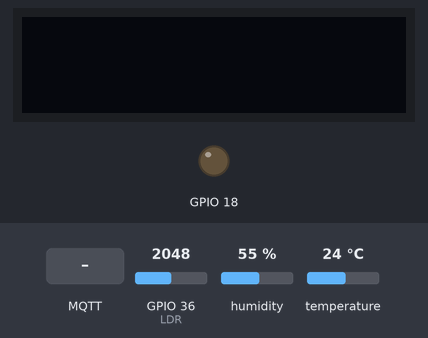
Bench run of a sketch on a simulated ESP32. On the bench: 128×32 one-colour display, output pins drawn as LEDs (lit = HIGH). The test bench sets the inputs (shaded band); at power-on: GPIO 36 (LDR) = 2048, humidity 55 %, temperature 24 °C. WiFi joins after 1.5 s; servers stay silent unless stated; random numbers use the default seed unless the sketch sets one; no MQTT or app messages arrive unless stated; what the sketch prints to the serial monitor is not drawn.

Above: at 2.7 s.
2.8 s: MQTT message "1" arrives on the first subscribed topic
At 3.6 s:
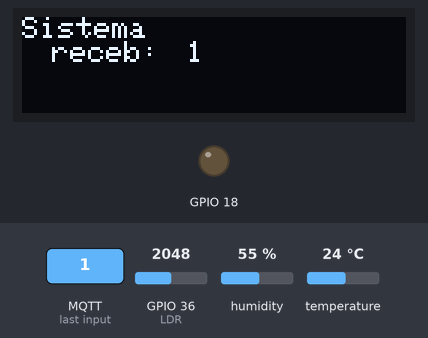
5.8 s: MQTT message "on" arrives on the first subscribed topic
At 7.0 s:
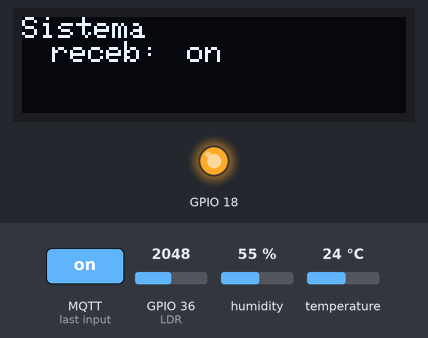
7.3 s: MQTT message "off" arrives on the first subscribed topic
At 8.0 s:
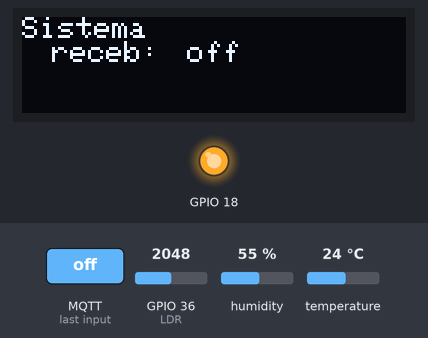
8.8 s: MQTT message "0" arrives on the first subscribed topic
At 9.6 s:
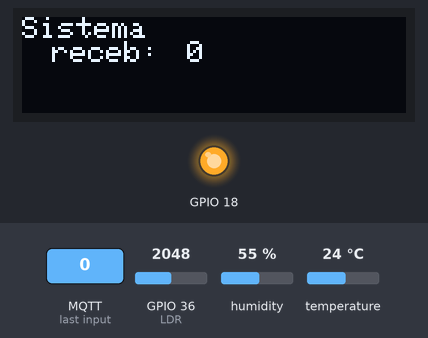
11.8 s: MQTT message "2" arrives on the first subscribed topic
At 12.8 s:
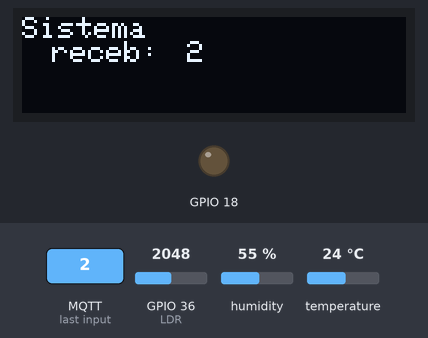
13.3 s: MQTT message "off" arrives on the first subscribed topic
At 13.7 s:
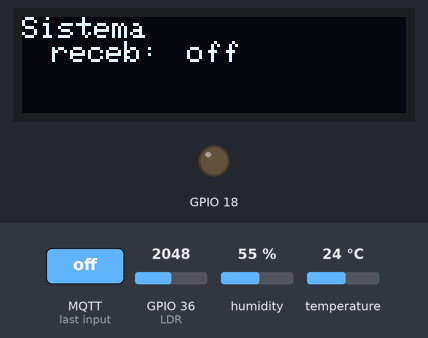
Timing chart, 0 to 15.8 s (numbered marks = the images above; inputs shaded):
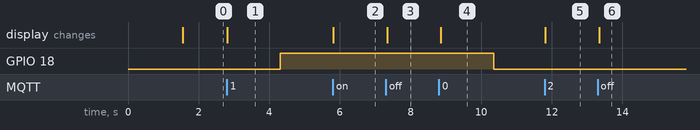

The sketch:

wifi.ino
```cpp
#include <WiFi.h>
#include <PubSubClient.h>
#include "DHTesp.h"
#include "Wire.h" 				// Biblioteca para enviar e receber dados TWI/I2C
#include "Adafruit_GFX.h" 			// Biblioteca para processamento gráfica
#include "Adafruit_SSD1306.h" 		// Biblioteca do controlador SSD1306 (128x64 e 128x32)
Adafruit_SSD1306 display = Adafruit_SSD1306(); 	// Cria objeto Adafruit_SSD1306
#define LDR 36
const int DHT_PIN = 15;

DHTesp dhtSensor;

const char* ssid = "Omar";
const char* password = "12345678";
const char* mqtt_server = "192.168.100.51";
//const char* mqtt_server = "10.0.0.102";
//const char* mqtt_server = "broker.hivemq.com";
WiFiClient espClient;
PubSubClient client(espClient);
unsigned long lastMsg = 0;
#define MSG_BUFFER_SIZE  (50)
float temp = 0;
float hum = 0;
int value = 0;

void setup_wifi() {

  delay(10);
  // We start by connecting to a WiFi network
  Serial.println();
  Serial.print("Connecting to ");
  Serial.println(ssid);

  WiFi.mode(WIFI_STA);
  WiFi.begin(ssid, password);

  while (WiFi.status() != WL_CONNECTED) {
    delay(500);
    Serial.print(".");
  }

  randomSeed(micros());

  Serial.println("");
  Serial.println("WiFi connected");
  Serial.println("IP address: ");
  Serial.println(WiFi.localIP());
}

void callback(char* topic, byte* payload, unsigned int length) {
  Serial.print("Message arrived [");
  Serial.print(topic);
  Serial.print("] ");
  for (int i = 0; i < length; i++) {
    Serial.print((char)payload[i]);
  }
  Serial.println();

  // Converte o payload para uma string
  char message[length + 1];
  memcpy(message, payload, length);
  message[length] = '\0'; // Adiciona o terminador nulo

  // Visualiza na LCD
  display.setCursor(0, 0); 						// Posição do cursor na tela
  display.clearDisplay();						// Limpa display
  display.print("Sistema"); 						// Escreve texto no display
  display.setCursor(10, 8); 						// Posição do cursor na tela
  display.print("receb:"); 						// Escreve texto no display
  display.setCursor(55, 8); 						// Posição do cursor na tela
  display.print(message); 						// Escreve texto no display
  display.display(); 							// Mostra texto no display
  delay(1500); 									// Aguarda intervalo de 1,5 segundos

  // Switch on the LED if an 1 was received as first character
  if (message[0] == '1') {
    digitalWrite(18, HIGH);   // Turn the LED on (Note that LOW is the voltage level
    // but actually the LED is on; this is because
    // it is active low on the ESP-01)
  } else if (message[0] == '0') {
    digitalWrite(18, LOW);  // Turn the LED off by making the voltage HIGH
  }
}


void reconnect() {
  // Loop until we're reconnected
  while (!client.connected()) {
    Serial.print("Attempting MQTT connection...");
    // Create a random client ID
    String clientId = "ESP8266Client-";
    clientId += String(random(0xffff), HEX);
    // Attempt to connect
    if (client.connect(clientId.c_str())) {
      Serial.println("Connected");
      // Once connected, publish an announcement...
      client.publish("omar123/mqtt", "iotfrontier");
      // ... and resubscribe
      client.subscribe("omar123/mqtt");
    } else {
      Serial.print("failed, rc=");
      Serial.print(client.state());
      Serial.println(" try again in 5 seconds");
      // Wait 5 seconds before retrying
      delay(5000);
    }
  }
}

void setup() {
  pinMode(18, OUTPUT);     // Initialize the BUILTIN_LED pin as an output
  Serial.begin(115200);
  setup_wifi();
  client.setServer(mqtt_server, 1883);
  client.setCallback(callback);
  dhtSensor.setup(DHT_PIN, DHTesp::DHT11);
  pinMode(LDR,INPUT);
  analogRead(2);
   Wire.begin(); 								// Inicializa biblioteca sensor I2c
  display.begin(SSD1306_SWITCHCAPVCC, 0x3C); 	// Inicializa dysplay com endereço I2C 0x3C
  display.setTextColor(WHITE); 					// Define cor do texto
  display.setTextSize(1); 						// Define tamanho da fonte do texto
  display.clearDisplay(); 						// Limpa as informações do display
}

void loop() {
 float valorLdr;
 valorLdr=analogRead(LDR);
  if (!client.connected()) {
    reconnect();
  }
  client.loop();

  unsigned long now = millis();
  if (now - lastMsg > 2000) {
    lastMsg = now;
    TempAndHumidity  data = dhtSensor.getTempAndHumidity();

    String temp = String(data.temperature, 2);
    Serial.print("Temperature: ");
    Serial.println(temp);
    client.publish("omar123/temperature", temp.c_str());

    String hum = String(data.humidity, 1);
    Serial.print("Humidity: ");
    Serial.println(hum);
    client.publish("omar123/humidity", hum.c_str());
    //publicando valor de ldr
    String lum = String(valorLdr, 1);
    Serial.print("valor luninosidade: ");
    Serial.println(lum);
    client.publish("omar123/luninosidade", lum.c_str());
  }
}
```

Measured:
- after the input at 2.8 s, GPIO 18: LOW → HIGH after 1.5 s; the display: changes at once (image 1)
- after the input at 5.8 s, the display: changes at once (image 2)
- after the input at 7.3 s, the display: changes at once (image 3)
- after the input at 8.8 s, GPIO 18: HIGH → LOW after 1.6 s; the display: changes after 0.05 s (image 4)
- after the input at 11.8 s, the display: changes at once (image 5)
- after the input at 13.3 s, the display: changes at once (image 6)
